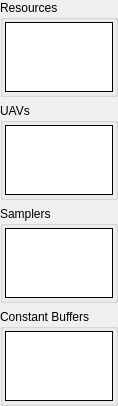
         <widget class="QWidget" name="vsScrollContents">
          <property name="geometry">
           <rect>
            <x>0</x>
            <y>0</y>
            <width>101</width>
            <height>344</height>
           </rect>
          </property>
          <layout class="QVBoxLayout" name="verticalLayout_10">
           <property name="leftMargin">
            <number>0</number>
           </property>
           <property name="topMargin">
            <number>0</number>
           </property>
           <property name="rightMargin">
            <number>0</number>
           </property>
           <property name="bottomMargin">
            <number>0</number>
           </property>
           <item>
            <widget class="CollapseGroupBox" name="vsResGroup">
             <property name="sizePolicy">
              <sizepolicy hsizetype="Preferred" vsizetype="Expanding">
               <horstretch>0</horstretch>
               <verstretch>1</verstretch>
              </sizepolicy>
             </property>
             <property name="title">
              <string>Resources</string>
             </property>
             <layout class="QHBoxLayout" name="horizontalLayout_4">
              <property name="leftMargin">
               <number>2</number>
              </property>
              <property name="topMargin">
               <number>2</number>
              </property>
              <property name="rightMargin">
               <number>2</number>
              </property>
              <property name="bottomMargin">
               <number>2</number>
              </property>
              <item>
               <widget class="RDTreeWidget" name="vsResources">
                <property name="frameShape">
                 <enum>QFrame::Box</enum>
                </property>
                <property name="frameShadow">
                 <enum>QFrame::Plain</enum>
                </property>
                <property name="editTriggers">
                 <set>QAbstractItemView::NoEditTriggers</set>
                </property>
                <property name="showDropIndicator" stdset="0">
                 <bool>false</bool>
                </property>
                <property name="rootIsDecorated">
                 <bool>false</bool>
                </property>
                <property name="uniformRowHeights">
                 <bool>true</bool>
                </property>
                <property name="allColumnsShowFocus">
                 <bool>true</bool>
                </property>
                <attribute name="headerStretchLastSection">
                 <bool>false</bool>
                </attribute>
               </widget>
              </item>
             </layout>
            </widget>
           </item>
           <item>
            <widget class="CollapseGroupBox" name="vsUAVGroup">
             <property name="sizePolicy">
              <sizepolicy hsizetype="Preferred" vsizetype="Expanding">
               <horstretch>0</horstretch>
               <verstretch>1</verstretch>
              </sizepolicy>
             </property>
             <property name="title">
              <string>UAVs</string>
             </property>
             <layout class="QHBoxLayout" name="vsUAVLayout">
              <property name="leftMargin">
               <number>2</number>
              </property>
              <property name="topMargin">
               <number>2</number>
              </property>
              <property name="rightMargin">
               <number>2</number>
              </property>
              <property name="bottomMargin">
               <number>2</number>
              </property>
              <item>
               <widget class="RDTreeWidget" name="vsUAVs">
                <property name="frameShape">
                 <enum>QFrame::Box</enum>
                </property>
                <property name="frameShadow">
                 <enum>QFrame::Plain</enum>
                </property>
                <property name="editTriggers">
                 <set>QAbstractItemView::NoEditTriggers</set>
                </property>
                <property name="showDropIndicator" stdset="0">
                 <bool>false</bool>
                </property>
                <property name="rootIsDecorated">
                 <bool>false</bool>
                </property>
                <property name="uniformRowHeights">
                 <bool>true</bool>
                </property>
                <property name="allColumnsShowFocus">
                 <bool>true</bool>
                </property>
                <attribute name="headerStretchLastSection">
                 <bool>false</bool>
                </attribute>
               </widget>
              </item>
             </layout>
            </widget>
           </item>
           <item>
            <widget class="CollapseGroupBox" name="vsSamplerGroup">
             <property name="sizePolicy">
              <sizepolicy hsizetype="Preferred" vsizetype="Expanding">
               <horstretch>0</horstretch>
               <verstretch>1</verstretch>
              </sizepolicy>
             </property>
             <property name="title">
              <string>Samplers</string>
             </property>
             <layout class="QHBoxLayout" name="horizontalLayout_1">
              <property name="leftMargin">
               <number>2</number>
              </property>
              <property name="topMargin">
               <number>2</number>
              </property>
              <property name="rightMargin">
               <number>2</number>
              </property>
              <property name="bottomMargin">
               <number>2</number>
              </property>
              <item>
               <widget class="RDTreeWidget" name="vsSamplers">
                <property name="frameShape">
                 <enum>QFrame::Box</enum>
                </property>
                <property name="frameShadow">
                 <enum>QFrame::Plain</enum>
                </property>
                <property name="editTriggers">
                 <set>QAbstractItemView::NoEditTriggers</set>
                </property>
                <property name="showDropIndicator" stdset="0">
                 <bool>false</bool>
                </property>
                <property name="rootIsDecorated">
                 <bool>false</bool>
                </property>
                <property name="uniformRowHeights">
                 <bool>true</bool>
                </property>
                <property name="allColumnsShowFocus">
                 <bool>true</bool>
                </property>
                <attribute name="headerStretchLastSection">
                 <bool>false</bool>
                </attribute>
               </widget>
              </item>
             </layout>
            </widget>
           </item>
           <item>
            <widget class="CollapseGroupBox" name="vsCBufferGroup">
             <property name="sizePolicy">
              <sizepolicy hsizetype="Preferred" vsizetype="Expanding">
               <horstretch>0</horstretch>
               <verstretch>1</verstretch>
              </sizepolicy>
             </property>
             <property name="title">
              <string>Constant Buffers</string>
             </property>
             <layout class="QHBoxLayout" name="horizontalLayout_5">
              <property name="leftMargin">
               <number>2</number>
              </property>
              <property name="topMargin">
               <number>2</number>
              </property>
              <property name="rightMargin">
               <number>2</number>
              </property>
              <property name="bottomMargin">
               <number>2</number>
              </property>
              <item>
               <widget class="RDTreeWidget" name="vsCBuffers">
                <property name="frameShape">
                 <enum>QFrame::Box</enum>
                </property>
                <property name="frameShadow">
                 <enum>QFrame::Plain</enum>
                </property>
                <property name="editTriggers">
                 <set>QAbstractItemView::NoEditTriggers</set>
                </property>
                <property name="showDropIndicator" stdset="0">
                 <bool>false</bool>
                </property>
                <property name="rootIsDecorated">
                 <bool>false</bool>
                </property>
                <property name="uniformRowHeights">
                 <bool>true</bool>
                </property>
                <property name="allColumnsShowFocus">
                 <bool>true</bool>
                </property>
                <attribute name="headerStretchLastSection">
                 <bool>false</bool>
                </attribute>
               </widget>
              </item>
             </layout>
            </widget>
           </item>
           <item>
            <spacer name="verticalSpacer">
             <property name="orientation">
              <enum>Qt::Vertical</enum>
             </property>
             <property name="sizeType">
              <enum>QSizePolicy::MinimumExpanding</enum>
             </property>
             <property name="sizeHint" stdset="0">
              <size>
               <width>0</width>
               <height>0</height>
              </size>
             </property>
            </spacer>
           </item>
          </layout>
         </widget>
